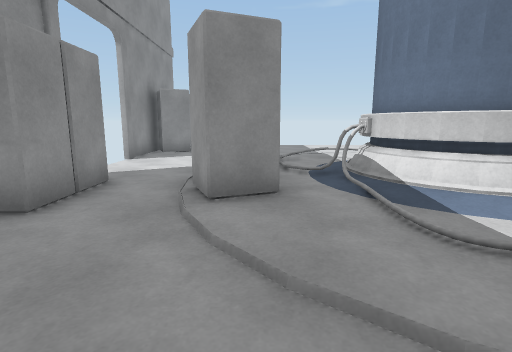
view 1 (above)

16 first-person views from a walk through a 3-D level made in the Unity game engine. The camera is 1.3 m above the floor, tilts 10° down and sees 80° across. The floor is counted in squares, 1 m on a side. Each view is taken from the middle of a square. On the plan, view 1 faces up. The plan holds only what a view shows up to about 14 squares ahead; the rest is blank. Door leaves are left out, so doorways stand open.

view 2
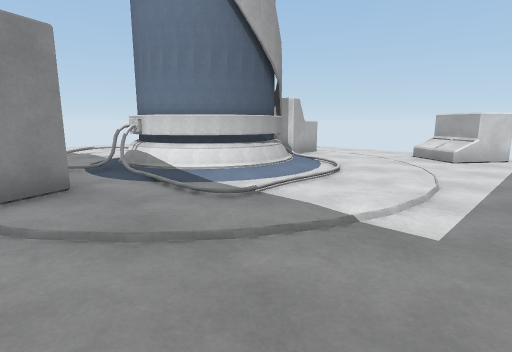

view 3
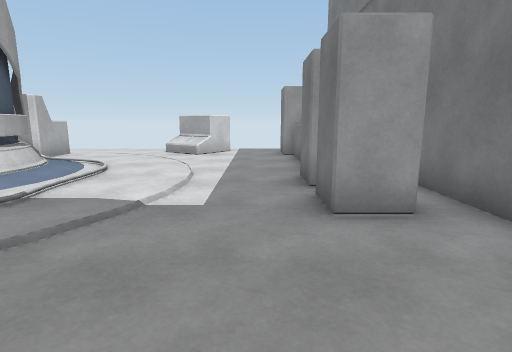

view 4
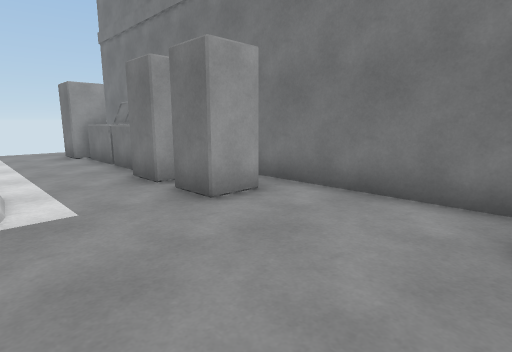

view 5
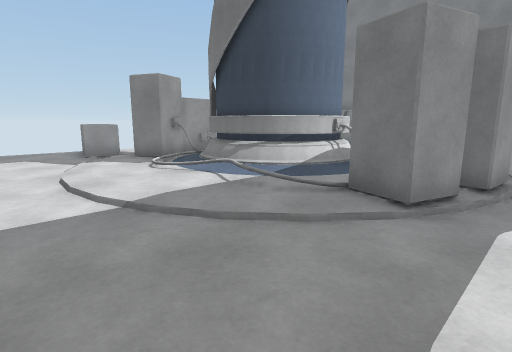

view 6
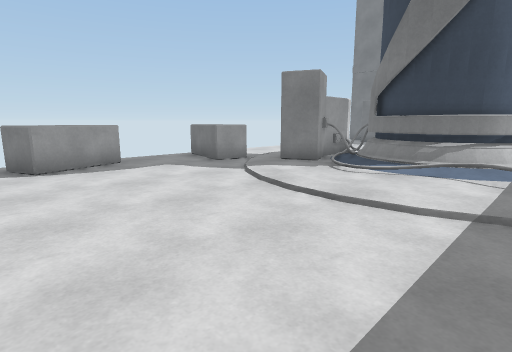

view 7
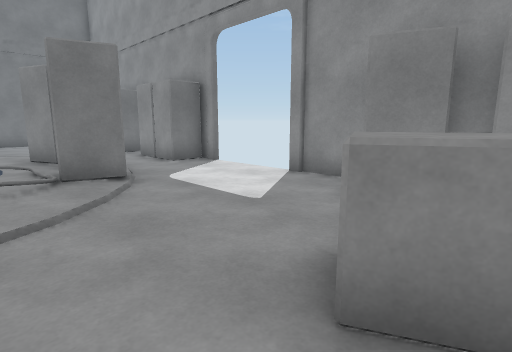

view 8
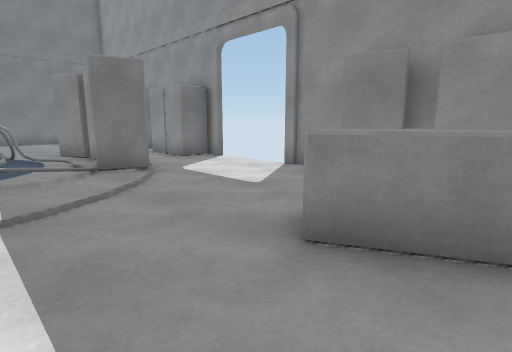

view 9
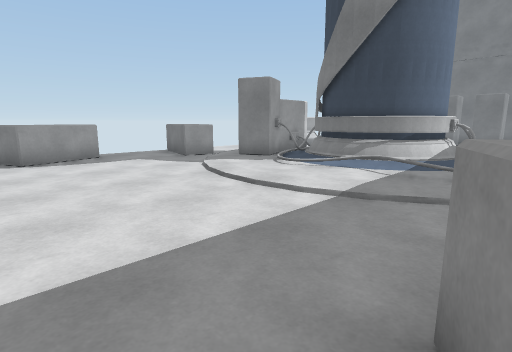

view 10
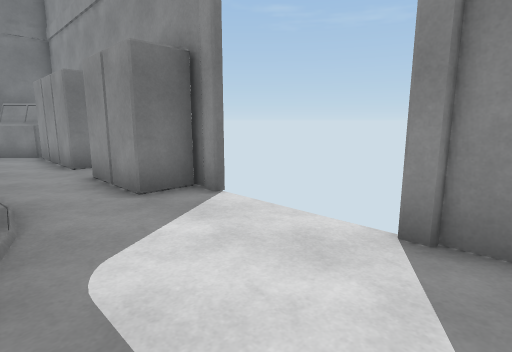

view 11
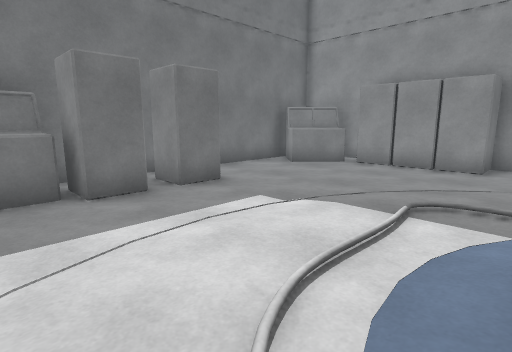

view 12
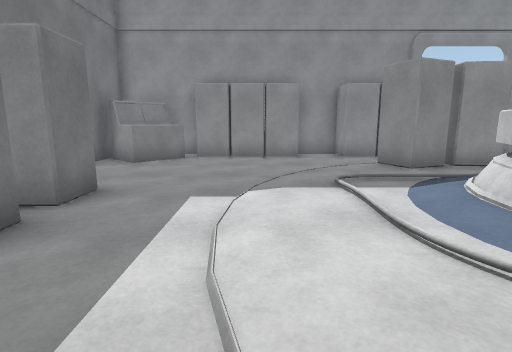

view 13
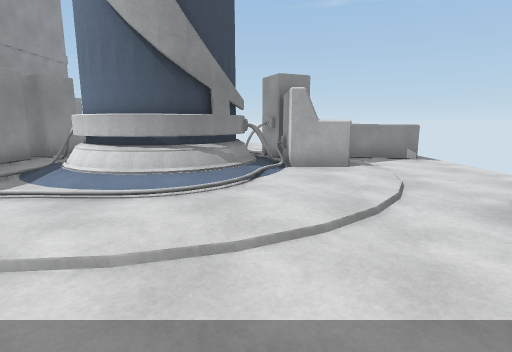

view 14
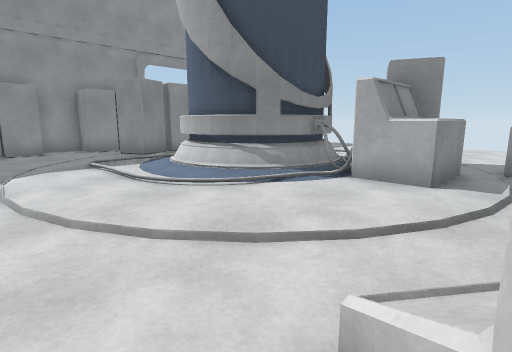

view 15
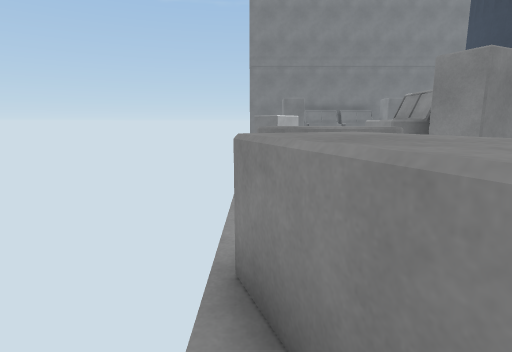

view 16
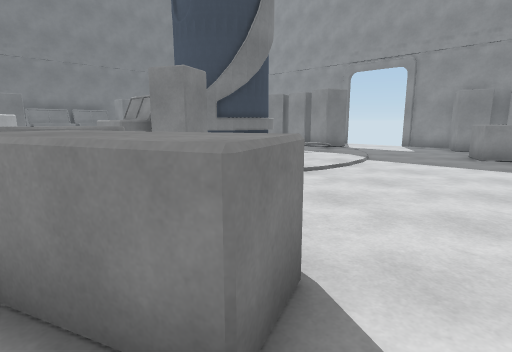

### Floor plan
Key: @ floor where view 1 was taken; # wall or solid block; x gap in a wall; . main floor; : floor 0.25 m higher than the main floor; / step, stairs or slope; D open door; = window, fence, low wall or low ledge; ^ raised ledge; O other object.
Columns run from 5 left of view 1 to 13 right of it. Each row starts with its distance up from view 1.
 17     ^............ .
 16  ## ^^..........#^.
 15  #. ^^..........^^.
 14 ###..............^^
 13 ##.................
 12 #...../....../.....
 11 x....//:::::://....
 10 D....///////::/^^^^
  9 D...##:::##:##x#^^^
  8 D...##::######^....
  7 ##..##:##  ###^....
  6 ###.##:##  ###^....
  5 ###.##:/####:::....
  4 ##...::/:##::::....
  3 #.....:/::::::/..=
  2 ###....:::::://.O##
  1  ##.............^#
  0  ##..@.............
 -1  ##................
 -2  #^....####....##..
 -3  #^^...####^^^^#
 -4  ##........#  ##
 -5   ##########

Where each view was taken, in squares from view 1:
view 1: 0 up, 0 right, facing up
view 2: 1 down, 1 left, facing up-right
view 3: 1 down, 2 left, facing right
view 4: 1 up, 2 left, facing down-right
view 5: 14 up, 2 left, facing down-right
view 6: 17 up, 2 right, facing down-right
view 7: 16 up, 2 right, facing down-left
view 8: 17 up, 3 right, facing down-left
view 9: 17 up, 0 right, facing down-right
view 10: 12 up, 1 left, facing down-left
view 11: 4 up, 7 right, facing down-left
view 12: 1 up, 8 right, facing left
view 13: 2 down, 7 right, facing up
view 14: 0 up, 11 right, facing up-left
view 15: 16 up, 13 right, facing down
view 16: 17 up, 13 right, facing down-left
